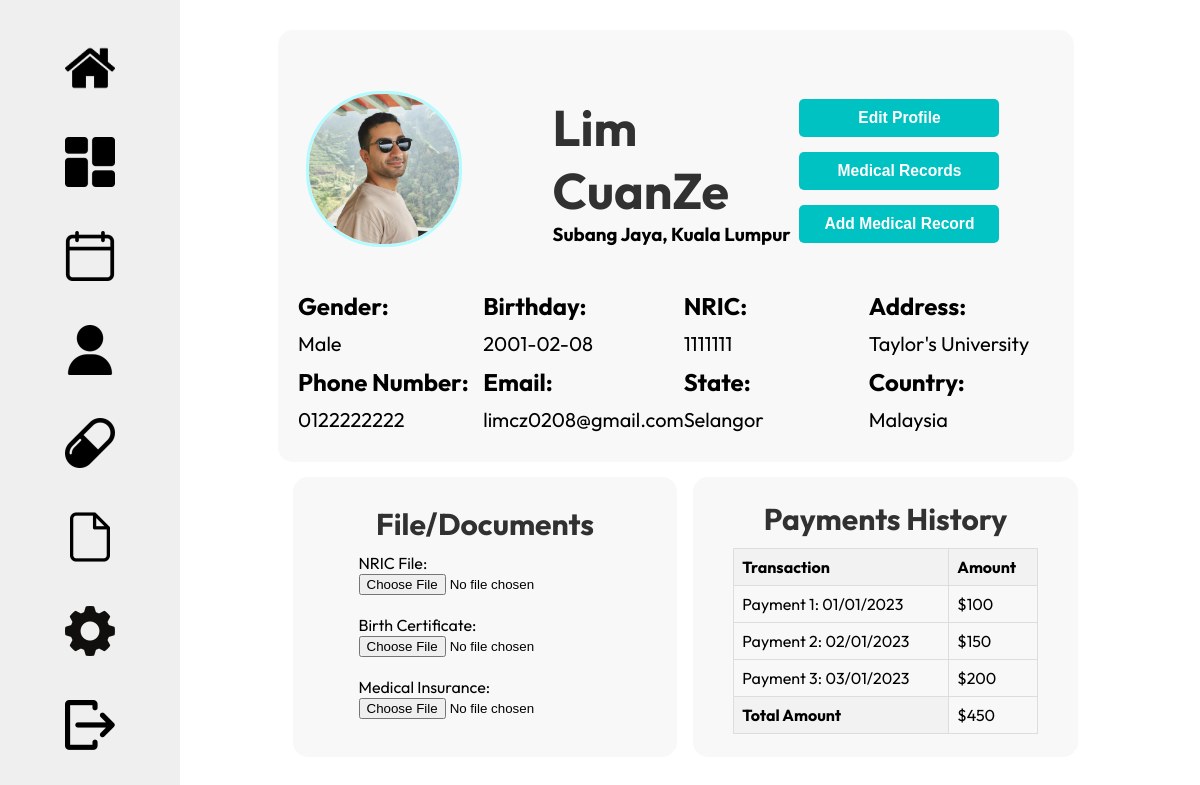
The app's page /user-profile.php (signed in) with its own data.
### tables this page shows
CREATE TABLE `users` (
  `user_id` int(11) NOT NULL,
  `email` varchar(255) NOT NULL,
  `password` varchar(255) NOT NULL,
  `first_name` varchar(255) NOT NULL,
  `last_name` varchar(255) NOT NULL,
  `date_of_birth` date NOT NULL,
  `gender` varchar(255) NOT NULL,
  `identity_no` varchar(255) NOT NULL,
  `phone_no` varchar(255) NOT NULL,
  `state` varchar(255) NOT NULL DEFAULT 'Selangor',
  `country` varchar(255) NOT NULL DEFAULT 'Malaysia',
  `address` varchar(255) NOT NULL DEFAULT 'Taylor''s University'
);

### user-profile.php (the view, shortened to what this page needs)
<?php
require "db-connection.php";
$user_id = $_SESSION['user_id'];
$stmt = $connect->prepare("SELECT * FROM users WHERE user_id = ?");
$stmt->bind_param("s", $user_id);
$stmt->execute();
$result = $stmt->get_result();
if ($result->num_rows > 0) {
  $user = $result->fetch_assoc();
} else {
  echo "No user found.";
  exit();
}
?>
<!DOCTYPE html>
<html lang="en">
<head>
  <link rel="stylesheet" href="css/user-profile.css">
  <link rel="stylesheet" href="css/navbar.css">
</head>
<body>
  <aside class="sidebar">
    <div class="sidebar-img-container">
      <p><a href="home-screen.php"><img src="resources/home.png" alt="Go Back to Homepage Icon"></a></p>
    </div>
    <div class="sidebar-img-container">
      <p><a href="user-dashboard.php"><img src="resources/dashboard-icon.png" alt="User Dashboard Icon"></a>
      </p>
    </div>
    <div class="sidebar-img-container">
      <p><a href="doctors-booking.php"><img src="resources/calendar-icon.png" alt="Appointment Icon"></a></p>
    </div>
    <div class="sidebar-img-container">
      <p><a href="user-profile.php"><img src="resources/profile-icon.png" alt="Profile Icon"></a></p>
    </div>
    <div class="sidebar-img-container">
      <p><a href="medication.php"><img src="resources/medication-icon.png" alt="Medication Icon"></a></p>
    </div>
    <div class="sidebar-img-container">
      <p><a href="medical-record.php"><img src="resources/medreport-icon.png" alt="Medical Report Icon"></a>
      </p>
    </div>
    <div class="sidebar-img-container">
      <p><a href="#"><img src="resources/settings-icon.png" alt="Settings Icon"></a></p>
    </div>
    <div class="sidebar-img-container">
      <p><a href="logout.php"><img src="resources/signout-icon.png" alt="Log Out Icon"></a></p>
    </div>
  </aside>
  <div class="container">
    <div class="profile-container">
      <div class="profile-main">
        <div>
          <img src="2.JPG" alt="Mehrbod Payandeh Profile Photo" class="profile-picture">
        </div>
        <div>
          <h2><?php echo $user['first_name'] . ' ' . $user['last_name']; ?></h2>
          <h3>Subang Jaya, Kuala Lumpur</h3>
        </div>
        <div class="button-container">
          <button class="profile-button" onclick="location.href='user-profile-edit.php'">
            <h3>Edit Profile</h3>
          </button>
          <button class="profile-button" onclick="location.href='medical-record.php'">
            <h3>Medical Records</h3>
          </button>
          <button class="profile-button" onclick="location.href='medical-record-add.php'">
            <h3>Add Medical Record</h3>
          </button>
        </div>
      </div>
      <div class="profile-details">
        <div>
          <h3>Gender:</h3>
        </div>
        <div>
          <h3>Birthday:</h3>
        </div>
        <div>
          <h3>NRIC:</h3>
        </div>
        <div>
          <h3>Address:</h3>
        </div>
        <div>
          <p><?php echo $user['gender']; ?></p>
        </div>
        <div>
          <p><?php echo $user['date_of_birth']; ?></p>
        </div>
        <div>
          <p><?php echo $user['identity_no']; ?></p>
        </div>
        <div>
          <p><?php echo $user['address']; ?></p>
        </div>
        <div>
          <h3>Phone Number:</h3>
        </div>
        <div>
          <h3>Email:</h3>
        </div>
        <div>
          <h3>State:</h3>
        </div>
        <div>
          <h3>Country:</h3>
        </div>
        <div>
          <p><?php echo $user['phone_no']; ?></p>
        </div>
        <div>
          <p><?php echo $user['email']; ?></p>
        </div>
        <div>
          <p><?php echo $user['state']; ?></p>
        </div>
        <div>
          <p><?php echo $user['country']; ?></p>
        </div>
      </div>
    </div>
    <div class="files-payments-container">
      <div class="files-container">
        <h2>File/Documents</h2>
        <label>
          NRIC File:<br />
          <input type="file" name="nric">
        </label>
        <label>
          Birth Certificate:<br />
          <input type="file" name="birth_certificate">
        </label>
        <label>
          Medical Insurance:<br />
          <input type="file" name="medical_insurance">
        </label>
      </div>
      <div class="payments-container">
        <h2>Payments History</h2>
        <table class="payments-table">
          <thead>
            <tr>
              <th>Transaction</th>
              <th>Amount</th>
            </tr>
          </thead>
          <tbody>
            <tr>
              <td>Payment 1: 01/01/2023</td>
              <td>$100</td>
            </tr>
            <tr>
              <td>Payment 2: 02/01/2023</td>
              <td>$150</td>
            </tr>
            <tr>
              <td>Payment 3: 03/01/2023</td>
              <td>$200</td>
            </tr>
          </tbody>
          <tfoot>
            <tr>
              <th>Total Amount</th>
              <td>$450</td>
            </tr>
          </tfoot>
        </table>
      </div>
    </div>
  </div>
</body>
</html>

### css/user-profile.css (style rules this page uses)
body { font-family: "Outfit", sans-serif; margin: 0 auto; padding: 0 auto; height:100vh; }
h2 { color:#313131; margin:0; font-size: 50px; }
h3 { margin: 0; }
p { margin: 0.5%; font-size: 25px; color: #000; }
.container { display: flex; flex-direction: column; align-items: flex-end; width: 70%; margin-left: 17%; margin-right: 30px; background-color: #fff; border-radius: 20px; padding: 30px; row-gap: 15px; }
.profile-container { width: 90%; display: flex; flex-direction: column; align-items: center; height: 49vh; background-color: #F8F8F8; padding: 20px; border-radius: 15px; }
.profile-picture { height: 150px; width: 150px; object-fit: cover; border-radius: 75px; border: 3px solid rgb(179, 251, 255); }
.profile-main { display: grid; grid-template-columns: 1fr 1fr 1fr; grid-template-rows: auto; height: 60%; justify-content: space-between; align-items: center; padding: 1%; }
.button-container { display: flex; justify-content: space-between; row-gap: 15px; flex-wrap: wrap; }
.profile-details { display: grid; grid-template-columns: 1fr 1fr 1fr 1fr; column-width: 25%; width: 100%; height: 40%; grid-template-rows: auto; }
.profile-details h3 { margin: 0; font-size: 24px; }
.profile-details p { margin: 0; font-size: 20px; }
.profile-button { padding: 10px 20px; background-color: rgba(0, 194, 194, 1); width: 200px; color: white; border: none; border-radius: 5px; cursor: pointer; transition: background-color 0.3s; }
.files-payments-container { display: grid; grid-template-columns: 1fr 1fr; grid-template-rows: auto; width: 93%; height: 35vh; border-radius: 15px; column-gap: 20px; ; }
.files-container, .payments-container { display: flex; flex-direction: column; background-color: #F8F8F8; width: 100%; column-gap: 15px; align-items: center; justify-content: center; border-radius: 15px; padding: 0.5%; }
.files-container h2, .payments-container h2 { font-size: 30px; }
.files-container label { display: block; margin: 10px 0; }
.payments-table { width: 80%; border-collapse: collapse; margin-top: 10px; }
.payments-table th, .payments-table td { border: 1px solid #ddd; padding: 8px; text-align: left; }
.payments-table th { background-color: #f2f2f2; }

### css/navbar.css (style rules this page uses)
.sidebar { height: 100vh; width: 180px; top: 0; bottom: 0; position: fixed; padding: 25px 65px; background-color: #efefef; display: flex; flex-direction: column; justify-content: space-between; align-items: center; box-sizing: border-box; }
.sidebar-img-container { display: flex; align-items: center; justify-content: center; width:100px; height: 100px; padding: 1%; border-radius: 10px; }
.sidebar-img-container img { width: 50px; height: 50px; margin: 0 auto; align-self: center; justify-content: center; }

### records on screen
users: first_name "Lim", last_name "CuanZe", gender "Male", date_of_birth "2001-02-08", identity_no "1111111", address "Taylor's University", phone_no "0122222222", email "limcz0208@gmail.com", state "Selangor", country "Malaysia"
